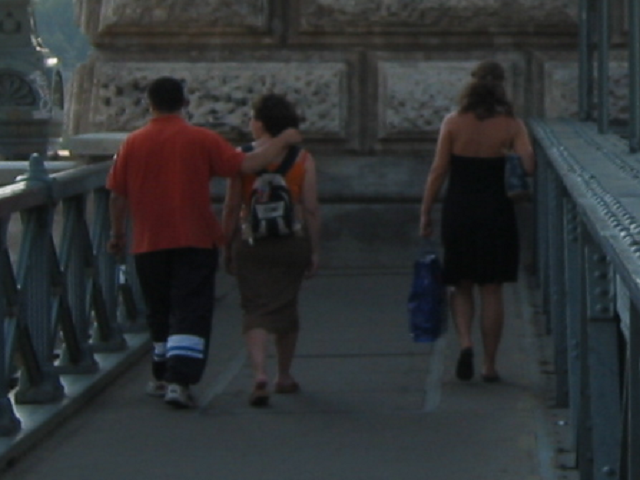
//> input picture INPUT/test_pos_1.ppm, 640 x 480 px
$ ./main INPUT/test_pos_1.ppm   (built with g++ and OpenCV 4)
//> lines starting //> are read from the running program, lines starting //| are printed output that depends on the picture; after the words box and inside, x2 and y2 are one past the last pixel; in counts of white or black regions, pixels touching at a corner belong together
#include <iostream>
#include <opencv2/opencv.hpp>

using namespace cv;
using namespace std;

// 参考：OpenCVとVisual C++による画像処理と認識（１３Ａ）
//  http://ishidate.my.coocan.jp/opencv_13A/opencv_13A.htm
int main(int argc, char *argv[]) {

  // --- 画像の読み込み ---
  if (argc != 2) {
    printf("usage: DisplayImage.out <Image_Path>\n");
    return -1;
  }
  Mat src_image;
  src_image = imread(argv[1], 1);
//> src_image is the input picture: 480 rows x 640 cols, CV_8UC3; mean B, G, R 51.5, 49.8, 46.9
  if (!src_image.data) {
    printf("No image data \n");
    return -1;
  }
  namedWindow("被検索画像", WINDOW_AUTOSIZE);
  imshow("被検索画像", src_image);
//  waitKey(0);
  // --- グレースケール画像の作成 ---
  Mat gray_image;
  cvtColor(src_image, gray_image, CV_BGR2GRAY);
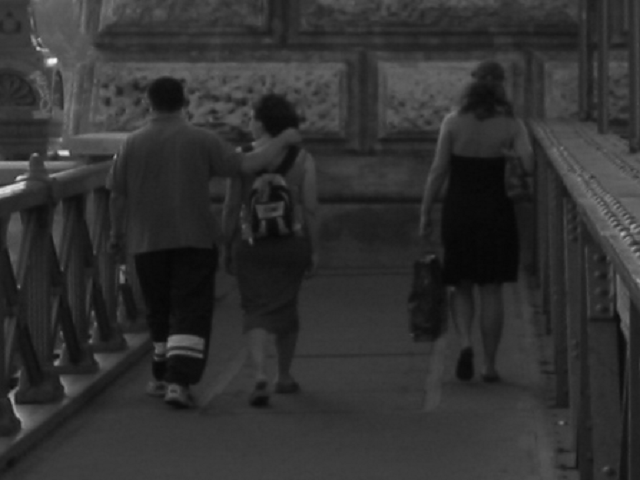
//> gray_image: 480 rows x 640 cols, CV_8UC1; min 6, max 250, mean 49.1
  equalizeHist(gray_image, gray_image);
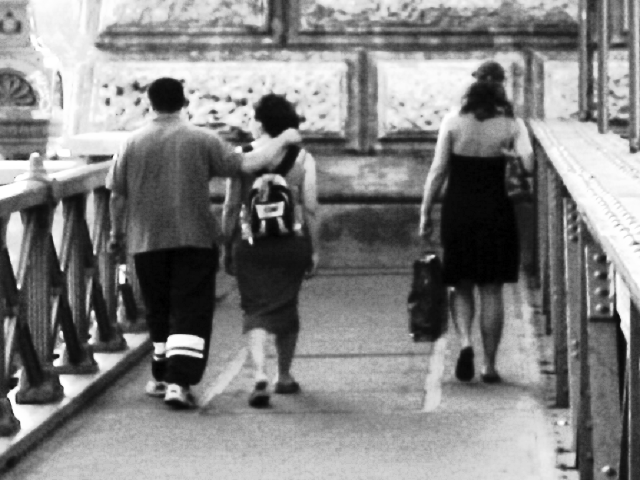
//> gray_image: 480 rows x 640 cols, CV_8UC1; min 0, max 255, mean 129.5
  namedWindow("グレー化画像", WINDOW_AUTOSIZE);
  imshow("グレー化画像", gray_image);
//  waitKey(0);
  //--- HOG特徴量の計算 ---
  // 被探索画像を64 x 128などの単位でスキャンし、
  // さらに、そこで、8 x 8などのセルを移動させて、HOG特徴の集まりを生成
  HOGDescriptor hog = HOGDescriptor(Size(64, 128), Size(16, 16), Size(8, 8), Size(8, 8), 9); // Default用
//  HOGDescriptor hog = HOGDescriptor(Size(48, 96), Size(16, 16), Size(8, 8), Size(8, 8), 9); // Daimler 用

  //--- SVMにデータをセットする---
  // あらかじめ作成された検出用データを読み込んでSVM分類器を用意
  // getDefaultPeopleDetector():ウィンドウサイズが 64 x 128の分類器の学習済み係数、vector<float>型
   hog.setSVMDetector(HOGDescriptor::getDefaultPeopleDetector());
//  hog.setSVMDetector(HOGDescriptor::getDaimlerPeopleDetector());


  // --- マルチスケール設定 ---
  // HOG特徴の集まりと検出用データを比較し、人であるか否かを判定
  vector<Rect> people;
  hog.detectMultiScale(gray_image, people, 0, Size(), Size(), 1.05, 2, false);
//> people = 2 Rects (x, y, width, height): [187, 104, 174, 349], [379, 26, 216, 431]

  //--- 検出画像描画 ---
  Mat output = src_image.clone();
  for (auto it = people.begin(); it != people.end(); ++it){
    rectangle(output, it->tl(), it->br(), Scalar(0, 255, 255), 2, 8, 0);
  }
//> this loop made 2 passes
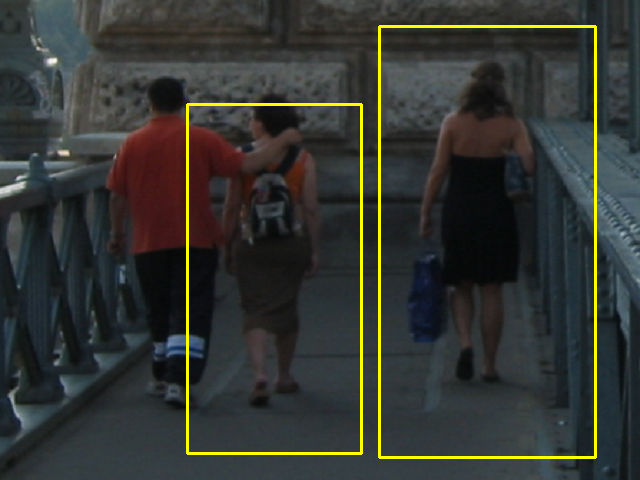
//> output: 480 rows x 640 cols, CV_8UC3; 2.28% of pixels changed, all inside (x1, y1, x2, y2) = (186, 25, 597, 459)
  namedWindow("検出画像", WINDOW_AUTOSIZE);
  imshow("検出画像", output);
  waitKey(0);
  destroyAllWindows();
  return 0;
}
